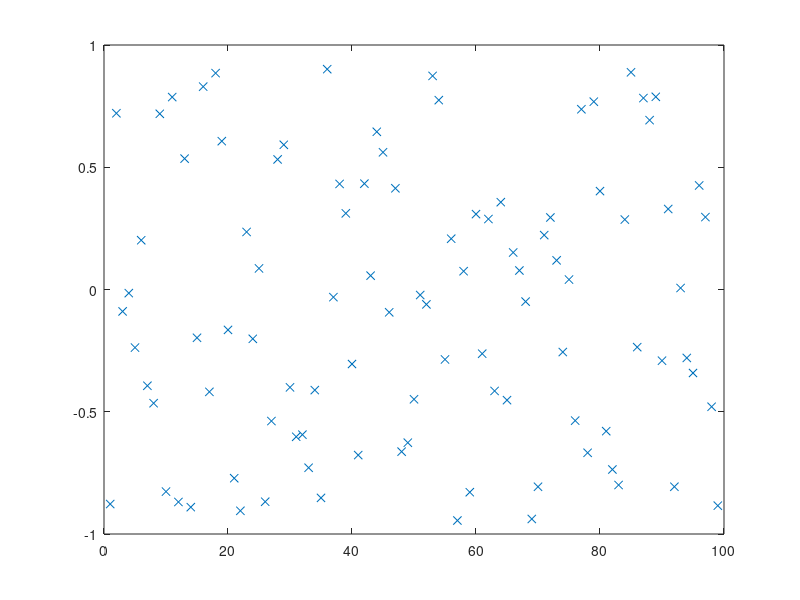

Reproduce this figure in MATLAB. (Note: this script raises an error after producing the figure.)
% script <a href="matlab:InsertionSortTest">InsertionSortTest</a>
% Test <a href="matlab:help InsertionSort">InsertionSort</a> on a random set of data.
% See <a href="matlab:NRweb">Numerical Renaissance: simulation, optimization, & control</a>, Section 7.1.1.
% Part of <a href="matlab:help NRC">Numerical Renaissance Codebase 1.0</a>, <a href="matlab:help NRchap07">Chapter 7</a>; please read the <a href="matlab:help NRcopyleft">copyleft</a>.

n=99; D=2*rand(n,1)-1; close all, plot(D(:,1),'x'), pause(0.1)
[D,index]=InsertionSort(D,1,n);   plot(D(:,1),'x')

% end script InsertionSortTest
